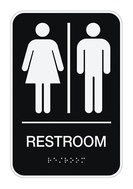
#> input picture data/0009.jpg, 133 x 189 px, shrunk from 350 x 500 before the run; its folder holds 4 pictures in this run; the run also reads 1 picture not shown here
$ python labeler.py
#> lines starting #> are read from the running program, lines starting #| are printed output that depends on the picture
from typing import List, Tuple
from glob import glob

import numpy as np
import cv2

FilePath = str
Classification = Tuple[str, str]


def main() -> None:
    images = load_images()
    classifications = classify_images(images)
    save_as_csv(classifications)


def load_images() -> List[np.ndarray]:
    images = [cv2.imread(file) for file in glob('../data/*.jpg')]
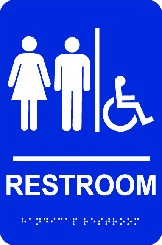
#> input picture data/0012.jpg, 162 x 245 px, shrunk from 428 x 648 before the run
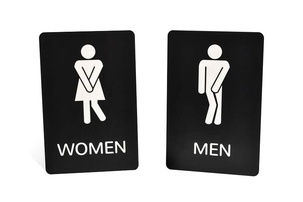
#> input picture data/0036.jpg, 303 x 202 px, shrunk from 800 x 534 before the run
#> images = 4 items
    print(f'Number of images loaded: {len(images)}')
#| Number of images loaded: 4
    return images


def classify_images(image_path: List[np.ndarray]) -> List[Classification]:
    cv2.namedWindow()
    cv2.imshow('image', )


def save_as_csv(classifications: List[Classification]) -> None:
    raise NotImplementedError


if __name__ == '__main__':
    main()
#> (the run stopped early here; a loop or call above may not have finished)
